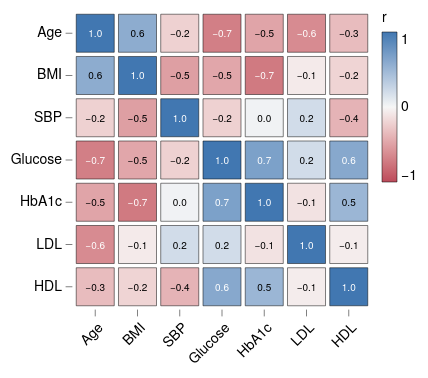

This figure's Vega-Lite source:
### Vega-Lite specification from a JSON file in a GitHub repository (floating-point values rounded to 4 significant figures)
{"background": null, "config": {"arc": {"fill": "#DBDBDB", "fillOpacity": 1.0, "innerRadius": 37.5, "padAngle": 0.03, "stroke": "black", "strokeOpacity": 1, "strokeWidth": 0.25}, "area": {"fill": "#DBDBDB", "fillOpacity": 1.0, "stroke": "black", "strokeOpacity": 1, "strokeWidth": 0.25}, "axis": {"domain": true, "domainCap": "round", "domainColor": "black", "domainWidth": 0.25, "grid": false, "gridCap": "round", "gridColor": "#F1F1F1", "gridDash": [0, 0], "gridOpacity": 1.0, "gridWidth": 0.25, "labelColor": "black", "labelFont": "Helvetica Neue, HelveticaNeue, Helvetica, Arial, sans-serif", "labelFontSize": 7, "labelFontStyle": "normal", "labelFontWeight": 400, "offset": 0, "ticks": true, "tickCap": "round", "tickColor": "black", "tickRound": false, "tickSize": 3, "tickWidth": 0.25, "titleColor": "black", "titleFont": "Helvetica Neue, HelveticaNeue, Helvetica, Arial, sans-serif", "titleFontSize": 7, "titleFontStyle": "normal", "titleFontWeight": 400}, "axisX": {"domain": false, "labelAlign": "center", "labelAngle": 0, "labels": true, "ticks": true, "translate": 0}, "axisY": {"domain": false, "labelAlign": "right", "labelAngle": 0, "labels": true, "ticks": true, "translate": 0}, "axisRight": {"domain": false, "labelAlign": "left", "labelAngle": 0, "labels": true, "ticks": true, "translate": 0}, "axisTop": {"domain": false, "labelAlign": "center", "labelAngle": 0, "labels": true, "ticks": true, "translate": 0}, "axisBand": {"tickOffset": 0}, "bar": {"fill": "#DBDBDB", "fillOpacity": 1.0, "stroke": "black", "strokeOpacity": 1, "strokeWidth": 0.25}, "boxplot": {"size": 13.5, "ticks": {"cornerRadius": 0.25, "fill": "black", "opacity": 1, "size": 6.75, "thickness": 0.25}, "box": {"fillOpacity": 1.0, "stroke": "black", "strokeOpacity": 1, "strokeWidth": 0.25}, "median": {"cornerRadius": 0, "fill": "black", "fillOpacity": 1.0, "opacity": 1, "size": 13.5, "thickness": 0.25}, "rule": {"fill": "black", "fillOpacity": 1.0, "size": 15.0, "stroke": "black", "strokeDash": [0, 0], "strokeOpacity": 1, "strokeWidth": 0.25}, "outliers": {"color": "black", "fill": "black", "fillOpacity": 1.0, "size": 0, "stroke": "black", "strokeOpacity": 1, "strokeWidth": 0.25}}, "circle": {"fill": "black", "fillOpacity": 1.0, "size": 1.875, "stroke": null, "strokeOpacity": 1, "strokeWidth": 0.25}, "errorband": {"band": {"fillOpacity": 0.6, "stroke": null, "strokeWidth": 0.25, "strokeOpacity": 1}, "borders": {"opacity": 0, "strokeOpacity": 0.25, "strokeWidth": 1}}, "errorbar": {"opacity": 1, "rule": {"strokeDash": [0, 0], "strokeWidth": 0.25}, "ticks": {"color": "black", "cornerRadius": 0.125, "opacity": 1, "size": 9.0, "thickness": 0.25}, "thickness": 0.25}, "font": "Helvetica Neue, HelveticaNeue, Helvetica, Arial, sans-serif", "geoshape": {"fill": "#DBDBDB", "fillOpacity": 1.0, "stroke": "black", "strokeOpacity": 1, "strokeWidth": 0.25}, "header": {"labelColor": "black", "labelFont": "Helvetica Neue, HelveticaNeue, Helvetica, Arial, sans-serif", "labelFontSize": 7, "labelFontStyle": "normal", "labelFontWeight": 400, "titleColor": "black", "titleFont": "Helvetica Neue, HelveticaNeue, Helvetica, Arial, sans-serif", "titleFontSize": 7, "titleFontStyle": "normal", "titleFontWeight": 400, "titlePadding": 0}, "legend": {"disable": false, "offset": 4.5, "titlePadding": 4, "labelOffset": 2, "gradientLabelOffset": 2, "gradientLength": 75.0, "gradientThickness": 7.5, "gradientOpacity": 1.0, "gradientStrokeColor": "black", "gradientStrokeWidth": 0.25, "labelColor": "black", "labelFont": "Helvetica Neue, HelveticaNeue, Helvetica, Arial, sans-serif", "labelFontSize": 7, "labelFontStyle": "normal", "labelFontWeight": 400, "strokeColor": "black", "strokeWidth": 0, "symbolSize": 42, "symbolStrokeColor": "black", "symbolStrokeWidth": 0.25, "titleColor": "black", "titleFont": "Helvetica Neue, HelveticaNeue, Helvetica, Arial, sans-serif", "titleFontSize": 7, "titleFontStyle": "normal", "titleFontWeight": 400}, "line": {"color": "black", "stroke": "black", "strokeCap": "round", "strokeDash": [0, 0], "strokeOpacity": 1, "strokeWidth": 0.375}, "point": {"filled": true, "fill": "#DBDBDB", "fillOpacity": 1.0, "size": 7.5, "stroke": "black", "strokeOpacity": 1, "strokeWidth": 0.25}, "range": {"category": ["#5CA7B1", "#CDDEF3", "#B7B3E4", "#B3DAB5", "#F5E1B3", "#3D727B", "#8AA8D2", "#867DAC", "#80A988", "#CBB17A", "#204148", "#59719A", "#584C77", "#507B5F", "#9D824D"], "diverging": {"scheme": ["#C35082", "#CE6D94", "#D989A7", "#E2A4BA", "#EABFCE", "#F1DBE2", "#F6F6F6", "#D7E0EB", "#B9CBE0", "#9BB6D5", "#7DA1C9", "#5F8CBD", "#4177B1"]}, "heatmap": {"scheme": ["#32022B", "#43044D", "#4C196E", "#4D338C", "#484DA6", "#3A68BB", "#1D83CA", "#1D9CCB", "#23B5C9", "#28CDC5", "#4DE0B4", "#91EE9F"]}, "ordinal": {"scheme": ["#F1F1F1", "#DBDBDB", "#C6C6C6", "#B2B2B2", "#9D9D9D", "#898989", "#767676", "#636363", "#515151", "#404040", "#2F2F2F", "#1F1F1F"]}, "ramp": {"scheme": ["#32022B", "#43044D", "#4C196E", "#4D338C", "#484DA6", "#3A68BB", "#1D83CA", "#1D9CCB", "#23B5C9", "#28CDC5", "#4DE0B4", "#91EE9F"]}}, "rule": {"color": "black", "stroke": "black", "strokeCap": "round", "strokeDash": [2, 2], "strokeOpacity": 1, "strokeWidth": 0.25}, "scale": {"bandPaddingInner": 0.1, "bandPaddingOuter": 0.1, "round": false}, "rect": {"fill": "#DBDBDB", "fillOpacity": 1.0, "stroke": "black", "strokeOpacity": 1, "strokeWidth": 0.25}, "square": {"fill": "#DBDBDB", "fillOpacity": 1.0, "size": 15.0, "stroke": "black", "strokeOpacity": 1, "strokeWidth": 0.25}, "text": {"color": "black", "font": "Helvetica Neue, HelveticaNeue, Helvetica, Arial, sans-serif", "fontSize": 7, "fontStyle": "normal", "fontWeight": 400}, "tick": {"color": "black", "cornerRadius": 0.125, "opacity": 1.0, "size": 13.5, "thickness": 0.25}, "title": {"anchor": "middle", "frame": "group", "color": "black", "font": "Helvetica Neue, HelveticaNeue, Helvetica, Arial, sans-serif", "fontSize": 7, "fontStyle": "normal", "fontWeight": 400, "subtitleColor": "black", "subtitleFont": "Helvetica Neue, HelveticaNeue, Helvetica, Arial, sans-serif", "subtitleFontSize": "Helvetica Neue, HelveticaNeue, Helvetica, Arial, sans-serif", "subtitleFontStyle": "normal", "subtitleFontWeight": 400}, "trail": {"color": "black", "opacity": 1, "size": 0.375}, "view": {"continuousWidth": 150, "continuousHeight": 150, "discreteWidth": 150, "discreteHeight": 150, "fill": null, "stroke": null, "strokeWidth": 0.25}}, "layer": [{"mark": {"type": "rect"}, "encoding": {"color": {"field": "r", "scale": {"domain": [-1, 1], "range": ["#BC4A5A", "#C96872", "#D4858B", "#DFA1A5", "#E8BDBF", "#F0DADA", "#F6F6F6", "#D7E0EB", "#B9CBE0", "#9BB6D5", "#7DA1C9", "#5F8CBD", "#4177B1"]}, "title": "r", "type": "quantitative"}, "x": {"axis": {"labelAlign": "right", "labelAngle": -45}, "field": "a", "sort": ["Age", "BMI", "SBP", "Glucose", "HbA1c", "LDL", "HDL"], "title": null, "type": "nominal"}, "y": {"field": "b", "sort": ["Age", "BMI", "SBP", "Glucose", "HbA1c", "LDL", "HDL"], "title": null, "type": "nominal"}}}, {"mark": {"type": "text", "fontSize": 5}, "encoding": {"color": {"condition": {"test": "abs(datum.r) > 0.6", "value": "white"}, "value": "black"}, "text": {"field": "r", "format": ".1f", "type": "quantitative"}, "x": {"axis": {"labelAlign": "right", "labelAngle": -45}, "field": "a", "sort": ["Age", "BMI", "SBP", "Glucose", "HbA1c", "LDL", "HDL"], "title": null, "type": "nominal"}, "y": {"field": "b", "sort": ["Age", "BMI", "SBP", "Glucose", "HbA1c", "LDL", "HDL"], "title": null, "type": "nominal"}}}], "data": {"name": "data-3c30203ae2926ac0c3253e8a815bbecb"}, "$schema": "https://vega.github.io/schema/vega-lite/v6.4.1.json", "datasets": {"data-3c30203ae2926ac0c3253e8a815bbecb": [{"a": "Age", "b": "Age", "r": 1.0}, {"a": "Age", "b": "BMI", "r": 0.58}, {"a": "Age", "b": "SBP", "r": -0.22}, {"a": "Age", "b": "Glucose", "r": -0.7}, {"a": "Age", "b": "HbA1c", "r": -0.48}, {"a": "Age", "b": "LDL", "r": -0.63}, {"a": "Age", "b": "HDL", "r": -0.34}, {"a": "BMI", "b": "Age", "r": 0.58}, {"a": "BMI", "b": "BMI", "r": 1.0}, {"a": "BMI", "b": "SBP", "r": -0.51}, {"a": "BMI", "b": "Glucose", "r": -0.47}, {"a": "BMI", "b": "HbA1c", "r": -0.73}, {"a": "BMI", "b": "LDL", "r": -0.07}, {"a": "BMI", "b": "HDL", "r": -0.2}, {"a": "SBP", "b": "Age", "r": -0.22}, {"a": "SBP", "b": "BMI", "r": -0.51}, {"a": "SBP", "b": "SBP", "r": 1.0}, {"a": "SBP", "b": "Glucose", "r": -0.22}, {"a": "SBP", "b": "HbA1c", "r": 0.03}, {"a": "SBP", "b": "LDL", "r": 0.2}, {"a": "SBP", "b": "HDL", "r": -0.39}, {"a": "Glucose", "b": "Age", "r": -0.7}, {"a": "Glucose", "b": "BMI", "r": -0.47}, {"a": "Glucose", "b": "SBP", "r": -0.22}, {"a": "Glucose", "b": "Glucose", "r": 1.0}, {"a": "Glucose", "b": "HbA1c", "r": 0.67}, {"a": "Glucose", "b": "LDL", "r": 0.2}, {"a": "Glucose", "b": "HDL", "r": 0.61}, {"a": "HbA1c", "b": "Age", "r": -0.48}, {"a": "HbA1c", "b": "BMI", "r": -0.73}, {"a": "HbA1c", "b": "SBP", "r": 0.03}, {"a": "HbA1c", "b": "Glucose", "r": 0.67}, {"a": "HbA1c", "b": "HbA1c", "r": 1.0}, {"a": "HbA1c", "b": "LDL", "r": -0.12}, {"a": "HbA1c", "b": "HDL", "r": 0.5}, {"a": "LDL", "b": "Age", "r": -0.63}, {"a": "LDL", "b": "BMI", "r": -0.07}, {"a": "LDL", "b": "SBP", "r": 0.2}, {"a": "LDL", "b": "Glucose", "r": 0.2}, {"a": "LDL", "b": "HbA1c", "r": -0.12}, {"a": "LDL", "b": "LDL", "r": 1.0}, {"a": "LDL", "b": "HDL", "r": -0.06}, {"a": "HDL", "b": "Age", "r": -0.34}, {"a": "HDL", "b": "BMI", "r": -0.2}, {"a": "HDL", "b": "SBP", "r": -0.39}, {"a": "HDL", "b": "Glucose", "r": 0.61}, {"a": "HDL", "b": "HbA1c", "r": 0.5}, {"a": "HDL", "b": "LDL", "r": -0.06}, {"a": "HDL", "b": "HDL", "r": 1.0}]}}
